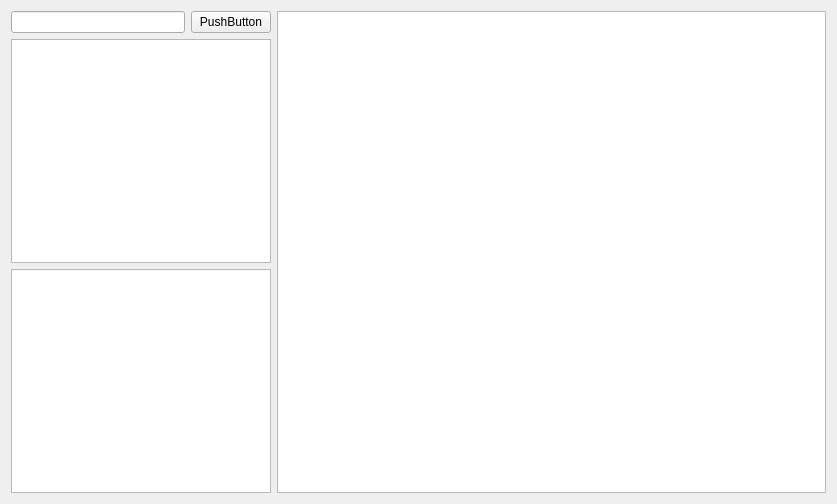
<?xml version="1.0" encoding="UTF-8"?>
<ui version="4.0">
 <class>EmoToTextClass</class>
 <widget class="QWidget" name="EmoToTextClass">
  <property name="geometry">
   <rect>
    <x>0</x>
    <y>0</y>
    <width>837</width>
    <height>504</height>
   </rect>
  </property>
  <property name="windowTitle">
   <string>EmoToText</string>
  </property>
  <layout class="QHBoxLayout" name="horizontalLayout_2">
   <item>
    <widget class="QWidget" name="widget" native="true">
     <property name="maximumSize">
      <size>
       <width>260</width>
       <height>16777215</height>
      </size>
     </property>
     <layout class="QVBoxLayout" name="verticalLayout">
      <property name="leftMargin">
       <number>0</number>
      </property>
      <property name="topMargin">
       <number>0</number>
      </property>
      <property name="rightMargin">
       <number>0</number>
      </property>
      <property name="bottomMargin">
       <number>0</number>
      </property>
      <item>
       <layout class="QHBoxLayout" name="horizontalLayout">
        <item>
         <widget class="QLineEdit" name="lineEdit"/>
        </item>
        <item>
         <widget class="QPushButton" name="pushButton">
          <property name="text">
           <string>PushButton</string>
          </property>
         </widget>
        </item>
       </layout>
      </item>
      <item>
       <widget class="QListWidget" name="listWidget"/>
      </item>
      <item>
       <widget class="QTextEdit" name="textEdit"/>
      </item>
     </layout>
    </widget>
   </item>
   <item>
    <widget class="QGraphicsView" name="graphicsView"/>
   </item>
  </layout>
 </widget>
 <resources>
  <include location="EmoToText.qrc"/>
 </resources>
 <connections/>
</ui>
